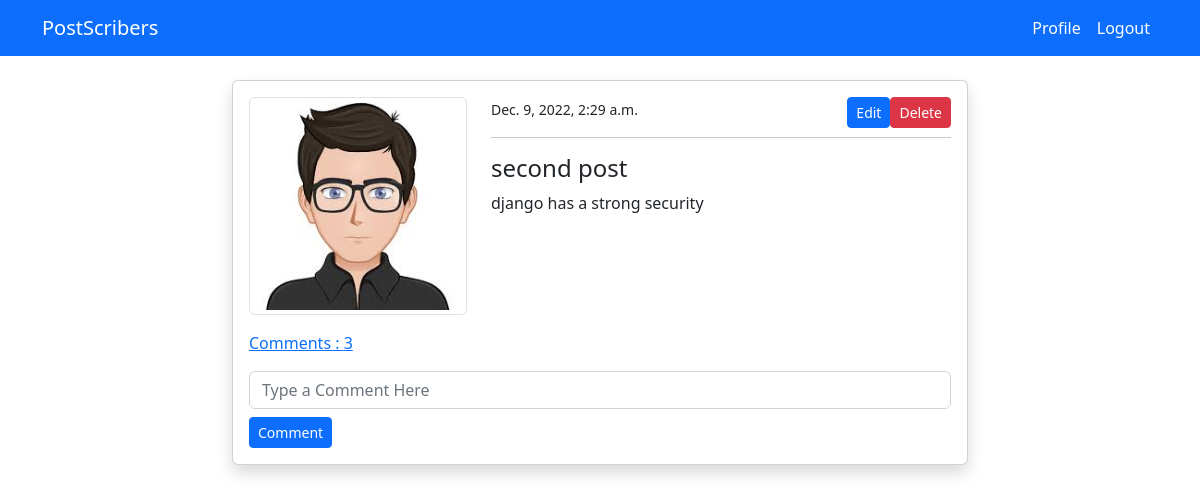
Page /post_detail/2/ (signed in) on the committed database.
### blog/models.py (models this page shows, shortened)
class PostModel(models.Model):
    title = models.CharField(max_length=100)
    content = models.TextField()
    author = models.ForeignKey(User, on_delete=models.CASCADE)
    date = models.DateTimeField(auto_now_add=True)
    class Meta:
        ordering = ('-date',)
    def comment_count(self):
        return self.comment_set.all().count()

### users/models.py (models this page shows, shortened)
class ProfileModel(models.Model):
    user = models.OneToOneField(User, on_delete=models.CASCADE)
    image = models.ImageField(default='default.png', upload_to='profile',validators=[FileExtensionValidator(['png','jpg'])])

### blog/views.py (the view)
# urls.py: path('post_detail/<int:pk>/', views.post_detail,name='blog-post-detail'),
@login_required
def post_detail(request, pk):
    post = PostModel.objects.get(id=pk)
    if request.method == 'POST':
        c_form = CommentForm(request.POST)
        if c_form.is_valid():
            instance = c_form.save(commit=False)
            instance.user = request.user
            instance.post = post
            instance.save()
            return redirect('blog-post-detail',pk=post.id)
    else:
        c_form = CommentForm()
    context = {
        'post': post,
        'c_form':c_form,
    }
    return render(request,'blog/post_detail.html',context)

### blog/forms.py
class CommentForm(forms.ModelForm):
    content = forms.CharField(
        label='',widget=forms.TextInput(attrs={'placeholder':'Type a Comment Here'}))
    class Meta:
        model = Comment
        fields = ('content',)

### templates/blog/post_detail.html (shortened to what this page needs)
{% extends 'partials/base.html' %}
{% load crispy_forms_tags %}
{%block content%}
<div class="container">
    <div class="row mt-5 pt-3">
        <div class="col-md-8 offset-md-2">
            <div class="card shadow my-3">
                <div class="card-body">
                    <div class="row">
                        <div class="col-md-4">
                            <img class="img-thumbnail" src="{{post.author.profilemodel.image.url}}" alt="profile-img">
                        </div>
                        <div class="col-md-8">
                            <small>{{ post.date }}</small>
                            {% if post.author == request.user %}
                            <span><a class="btn btn-danger float-end btn-sm"
                                    href="{% url 'blog-post-delete' post.id %}">Delete</a></span>
                            <span><a class="btn btn-primary float-end btn-sm"
                                    href="{% url 'blog-post-edit' post.id %}">Edit</a></span>
                            {% endif %}
                            <hr>
                            <h4> {{post.title}} </h4>
                            <p>
                                {{post.content}}
                            </p>
                        </div>
                    </div>
                    <p class="mt-3">
                        <a data-bs-toggle="collapse" href="#collapseExample" role="button" aria-expanded="false"
                            aria-controls="collapseExample">
                            Comments : {{post.comment_count}}
                        </a>
                    </p>
                    <form  method="POST">
                        {{c_form | crispy}}
                        <input class="btn btn-primary btn-sm mt-2" type="submit" value="Comment">
                    </form>
                </div>
            </div>
        </div>
    </div>
</div>
{%endblock%}

### rows in the picture
PostModel: author.profilemodel.image (picture), date "Dec. 9, 2022, 2:29 a.m.", title "second post", content "django has a strong security", comment_count "3"
